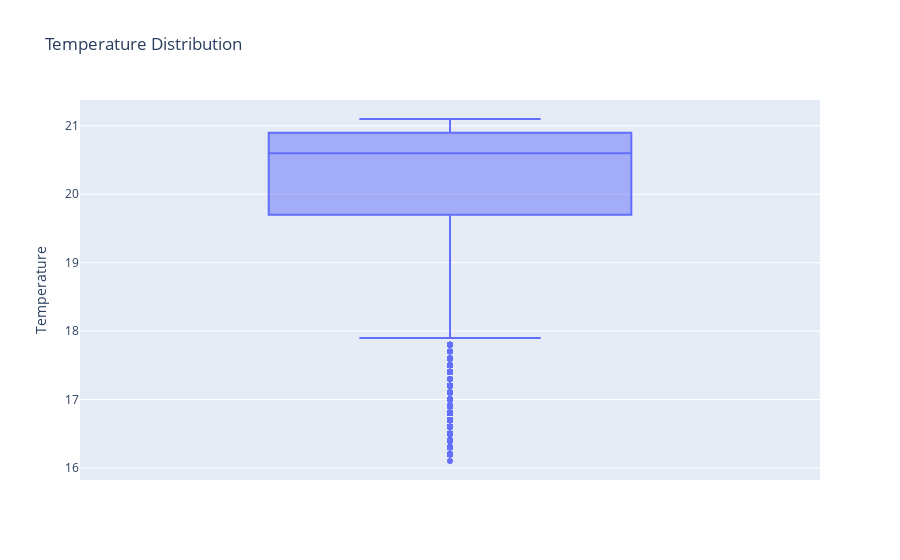

The notebook cell saved with this chart:
### Markdown cell above
#### Removing Outliers

### Code cell
# Create a box plot to check the distribution and outliers
fig_box = px.box(df, y = "Temperature" , title = "Temperature Distribution")
fig_box.show()

### Figure 1 — Plotly figure (JSON) as saved in the notebook; plotly's stock layout.template omitted (floating-point values rounded to 4 significant figures; data arrays with more than 128 entries replaced by an {"elided": "..."} marker saying what was removed)
{"data": [{"alignmentgroup": "True", "hovertemplate": "Temperature=%{y}<extra></extra>", "legendgroup": "", "marker": {"color": "#636efa"}, "name": "", "notched": false, "offsetgroup": "", "orientation": "v", "showlegend": false, "type": "box", "x0": " ", "xaxis": "x", "y": {"elided": "2695 float values"}, "y0": " ", "yaxis": "y"}], "layout": {"autosize": true, "boxmode": "group", "legend": {"tracegroupgap": 0}, "title": {"text": "Temperature Distribution"}, "xaxis": {"anchor": "y", "autorange": true, "domain": [0, 1], "range": [-0.5, 0.5], "type": "category"}, "yaxis": {"anchor": "x", "autorange": true, "domain": [0, 1], "range": [15.82, 21.38], "title": {"text": "Temperature"}, "type": "linear"}}}
